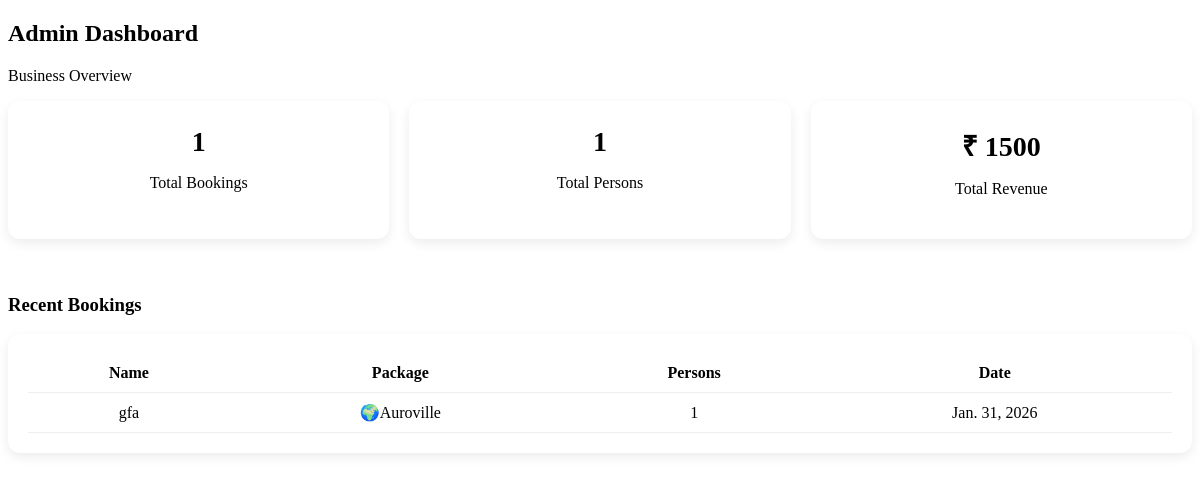
/dashboard/ (signed in), run on an earlier commit of the app's database.
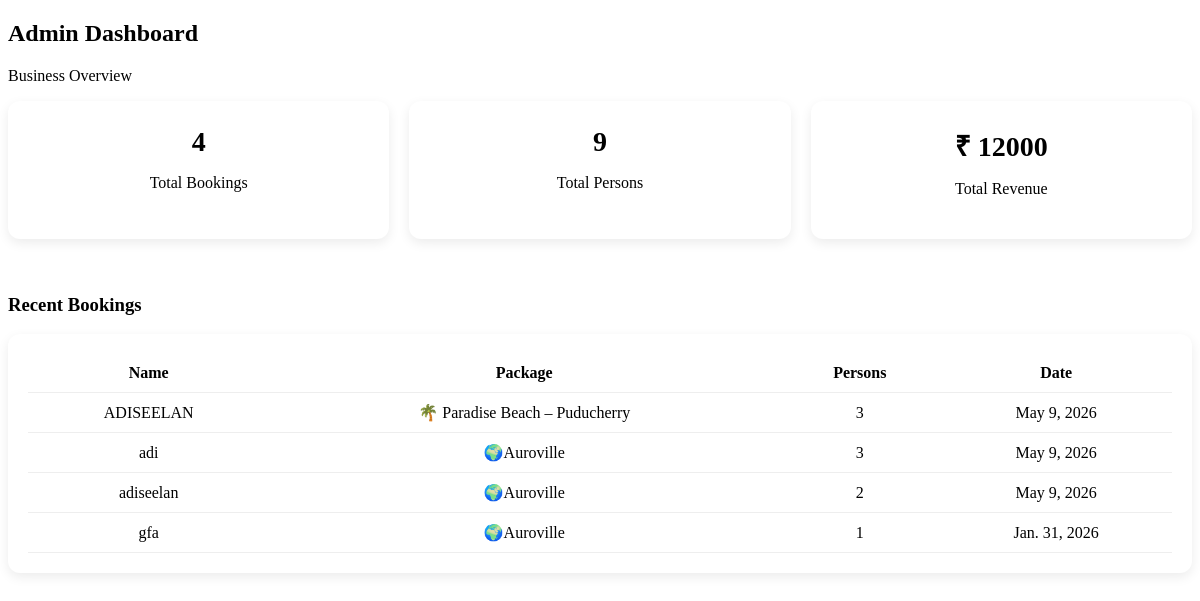
And on a later commit of the database.
### tours/models.py (models this page shows, shortened)
class Booking(models.Model):
    package = models.ForeignKey(TourPackage, on_delete=models.CASCADE)
    name = models.CharField(max_length=100)
    email = models.EmailField()
    phone = models.CharField(max_length=15)
    date = models.DateField()
    created_at = models.DateTimeField(auto_now_add=True)
    persons = models.PositiveIntegerField(default=1)
    user = models.ForeignKey(
        User,
        on_delete=models.CASCADE,
        null=True,
        blank=True
    )
    razorpay_order_id = models.CharField(max_length=100, blank=True, null=True)  # ← add
    payment_status = models.CharField(max_length=20, default='pending')
    booking_id = models.CharField(max_length=12,unique=True,blank=True)
    STATUS_CHOICES = [
        ('Pending', 'Pending'),
        ('Approved', 'Approved'),
        ('Cancelled', 'Cancelled'),
    ]
    status = models.CharField(
        max_length=20,
        choices=[
            ('Pending', 'Pending'),
            ('Approved', 'Approved'),
            ('Rejected', 'Rejected')
        ],
        default='Pending' #default message own
    )

class TourPackage(models.Model):
    name = models.CharField(max_length=200)
    description = models.TextField()
    price = models.IntegerField()
    duration = models.CharField(max_length=100)
    image = models.ImageField(upload_to='packages/', null=True, blank=True)
    included = models.TextField(blank=True)
    not_included = models.TextField(blank=True)

### tours/views.py (the view)
# urls.py: path("dashboard/", views.dashboard, name="dashboard"),#dashboard url
@login_required
def dashboard(request):
    if not request.user.is_staff:
        return redirect("home")
    total_bookings = Booking.objects.count()
    total_persons = Booking.objects.aggregate(Sum('persons'))['persons__sum'] or 0
    total_revenue = 0
    for booking in Booking.objects.select_related('package'):
        total_revenue += booking.package.price * booking.persons
    recent_bookings = Booking.objects.order_by('-id')[:5]
    return render(request, "dashboard.html", {
        "total_bookings": total_bookings,
        "total_persons": total_persons,
        "total_revenue": total_revenue,
        "recent_bookings": recent_bookings,
    })

### templates/dashboard.html (shortened to what this page needs)
{% load static %}
<!DOCTYPE html>
<html>
<head>
    <link rel="stylesheet" href="{% static 'css/dashboard.css' %}">
</head>
<body>
<div class="container">
    <h2>Admin Dashboard</h2>
    <p>Business Overview</p>
    <div class="dashboard-grid">
        <div class="dash-card">
            <h3>{{ total_bookings }}</h3>
            <p>Total Bookings</p>
        </div>
        <div class="dash-card">
            <h3>{{ total_persons }}</h3>
            <p>Total Persons</p>
        </div>
        <div class="dash-card">
            <h3>₹ {{ total_revenue }}</h3>
            <p>Total Revenue</p>
        </div>
    </div>
    <br><br>
    <h3>Recent Bookings</h3>
    <div class="table-box">
        <table>
            <thead>
                <tr>
                    <th>Name</th>
                    <th>Package</th>
                    <th>Persons</th>
                    <th>Date</th>
                </tr>
            </thead>
            <tbody>
                {% for booking in recent_bookings %}
                <tr>
                    <td>{{ booking.name }}</td>
                    <td>{{ booking.package.name }}</td>
                    <td>{{ booking.persons }}</td>
                    <td>{{ booking.date }}</td>
                </tr>
                {% empty %}
                <tr>
                    <td colspan="4">No bookings yet.</td>
                </tr>
                {% endfor %}
            </tbody>
        </table>
    </div>
</div>
</body>
</html>

### static/css/dashboard.css (style rules this page uses)
.dashboard-grid { display: grid; grid-template-columns: repeat(3, 1fr); gap: 20px; }
.dash-card { background: white; padding: 25px; border-radius: 12px; text-align: center; box-shadow: 0 4px 12px rgba(0,0,0,0.08); }
.dash-card h3 { font-size: 28px; margin: 0; }
.table-box { background: white; padding: 20px; border-radius: 12px; box-shadow: 0 4px 12px rgba(0,0,0,0.08); }
table { width: 100%; border-collapse: collapse; }
table th, table td { padding: 10px; border-bottom: 1px solid #eee; text-align: center; }

What changed in the data, as far as the page shows it:
added Booking: name "ADISEELAN", package.name "🌴 Paradise Beach – Puducherry", persons "3", date "May 9, 2026"
added Booking: name "adi", package.name "🌍Auroville", persons "3", date "May 9, 2026"
added Booking: name "adiseelan", package.name "🌍Auroville", persons "2", date "May 9, 2026"
Also different on the page:
{{ total_bookings }}: "1" → "4"
{{ total_persons }}: "1" → "9"
{{ total_revenue }}: "1500" → "12000"
